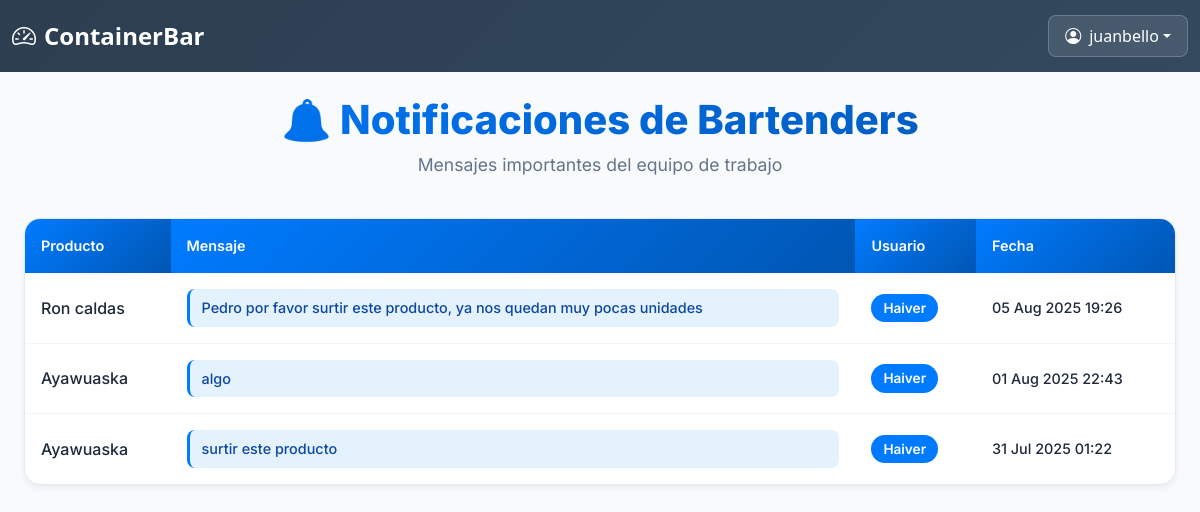
The app's page /notificaciones/ (signed in) with its own data.
### core/models.py (models this page shows, shortened)
class Notificacion(models.Model):
    producto = models.ForeignKey(Producto, on_delete=models.CASCADE, null=True, blank=True)
    mensaje = models.TextField()
    creado_por = models.ForeignKey(User, on_delete=models.SET_NULL, null=True)
    leido = models.BooleanField(default=False)
    fecha_creacion = models.DateTimeField(auto_now_add=True)

class Producto(models.Model):
    nombre = models.CharField(max_length=100)
    categoria = models.ForeignKey(Categoria, on_delete=models.SET_NULL, null=True, related_name='productos')
    descripcion = models.TextField(blank=True)
    precio_costo = models.DecimalField(max_digits=10, decimal_places=2, default=0)  # NUEVO
    precio = models.DecimalField(max_digits=10, decimal_places=2)  # Este es el precio de venta
    cantidad = models.PositiveIntegerField()
    creado = models.DateTimeField(auto_now_add=True)
    actualizado = models.DateTimeField(auto_now=True)

### core/views.py (the view)
# urls.py: path('notificaciones/', views.ver_notificaciones, name='ver_notificaciones'),
@never_cache
@login_required
def ver_notificaciones(request):
    perfil = request.user.perfil
    if perfil.rol != 'admin':
        return HttpResponseForbidden("Solo los administradores pueden ver notificaciones.")
    notificaciones = Notificacion.objects.all().order_by('-fecha_creacion')
    notificaciones.filter(leido=False).update(leido=True)
    return render(request, 'core/notificaciones/listar.html', {'notificaciones': notificaciones})

### core/templates/core/notificaciones/listar.html (shortened to what this page needs)
{% extends 'core/base.html' %}
{% block content %}
<div class="n-c">
  <div class="n-h">
    <h1 class="n-t">🔔 Notificaciones de Bartenders</h1>
    <p class="n-s">Mensajes importantes del equipo de trabajo</p>
  </div>
  <div class="n-table">
    <table>
      <thead>
        <tr>
          <th>Producto</th>
          <th>Mensaje</th>
          <th>Usuario</th>
          <th>Fecha</th>
        </tr>
      </thead>
      <tbody>
        {% for noti in notificaciones %}
        <tr>
          <td class="n-prod">{{ noti.producto.nombre }}</td>
          <td>
            <div class="n-msg">{{ noti.mensaje }}</div>
          </td>
          <td>
            <span class="n-user">{{ noti.creado_por.username }}</span>
          </td>
          <td class="n-date">{{ noti.fecha_creacion|date:"d M Y H:i" }}</td>
        </tr>
        {% endfor %}
      </tbody>
    </table>
  </div>
</div>
{% endblock %}

### core/templates/core/base.html (shortened to what this page needs)
<!DOCTYPE html>
<html lang="es">
<head>
  <link href="https://cdn.jsdelivr.net/npm/bootstrap@5.3.0/dist/css/bootstrap.min.css" rel="stylesheet">
  <link href="https://cdn.jsdelivr.net/npm/bootstrap-icons@1.10.5/font/bootstrap-icons.css" rel="stylesheet">
  <link href="https://cdnjs.cloudflare.com/ajax/libs/animate.css/4.1.1/animate.min.css" rel="stylesheet">
</head>
<body class="bg-light">
  <header class="header-fixed shadow-lg">
    <div class="container-fluid">
      <div class="d-flex justify-content-between align-items-center">
        <h3 class="header-title d-flex align-items-center">
          <i class="bi bi-speedometer2 me-2"></i>
          <span class="mobile-hide">Container </span> Bar
        </h3>
        {% if user.is_authenticated %}
          <div class="dropdown">
            <button class="btn user-btn dropdown-toggle d-flex align-items-center"
                    type="button"
                    id="usuarioDropdown"
                    data-bs-toggle="dropdown"
                    aria-expanded="false">
              <i class="bi bi-person-circle me-2"></i>
              <span class="mobile-hide">{{ request.user.username }}</span>
            </button>
          </div>
        {% endif %}
      </div>
    </div>
  </header>
  <main class="flex-grow-1">
    {% block content %}{% endblock %}
  </main>
</body>
</html>

### core/templates/core/base.html (style rules this page uses)
.header-fixed { background: linear-gradient(135deg, #2c3e50 0%, #34495e 100%); min-height: 70px; padding: 15px 0; }
.header-title { font-size: 1.5rem; font-weight: 600; margin: 0; color: white; }
.user-btn { background: rgba(255,255,255,0.1); border: 1px solid rgba(255,255,255,0.2); color: white; padding: 8px 16px; border-radius: 8px; }

### core/templates/core/notificaciones/listar.html (style rules this page uses)
.n-c { background:#f8fafc;font-family:'Inter',-apple-system,BlinkMacSystemFont,sans-serif;padding:1.5rem;min-height:calc(100vh - 70px) }
.n-h { text-align:center;margin-bottom:2.5rem }
.n-t { color:#1e293b;font-size:2.5rem;font-weight:800;margin-bottom:.5rem;background:linear-gradient(135deg,#007bff 0%,#0056b3 100%);-webkit-background-clip:text;-webkit-text-fill-color:transparent;background-clip:text }
.n-s { color:#64748b;font-size:1.1rem;font-weight:400 }
.n-table { background:#fff;border-radius:16px;overflow:hidden;box-shadow:0 4px 6px rgba(0,0,0,.05);border:1px solid #e2e8f0;max-width:1400px;margin:0 auto }
.n-table table { width:100%;border-collapse:collapse;margin:0 }
.n-table th { background:linear-gradient(135deg,#007bff 0%,#0056b3 100%);color:#fff;padding:1rem;font-weight:600;text-align:left;border:none;font-size:.9rem }
.n-table td { padding:1rem;border-bottom:1px solid #f1f5f9;color:#1e293b;font-weight:500 }
.n-table tr:last-child td { border-bottom:none }
.n-prod { font-weight:700;color:#1e293b;font-size:1rem }
.n-msg { color:#0d47a1;background:#e3f2fd;padding:.5rem .75rem;border-radius:8px;font-size:.9rem;border-left:3px solid #007bff }
.n-user { color:#fff;background:#007bff;padding:.25rem .75rem;border-radius:20px;font-size:.85rem;font-weight:600;display:inline-block }
.n-date { color:#64748b;font-size:.9rem }
.n-table { animation:fadeInUp .6s ease forwards }

### records on screen
Notificacion: producto.nombre "Ron caldas", mensaje "Pedro por favor surtir este producto, ya nos quedan muy pocas unidades", creado_por.username "Haiver", fecha_creacion "05 Aug 2025 19:26"
Notificacion: producto.nombre "Ayawuaska", mensaje "algo", creado_por.username "Haiver", fecha_creacion "01 Aug 2025 22:43"
Notificacion: producto.nombre "Ayawuaska", mensaje "surtir este producto", creado_por.username "Haiver", fecha_creacion "31 Jul 2025 01:22"

### other values on screen
{{ request.user.username }} "juanbello"
